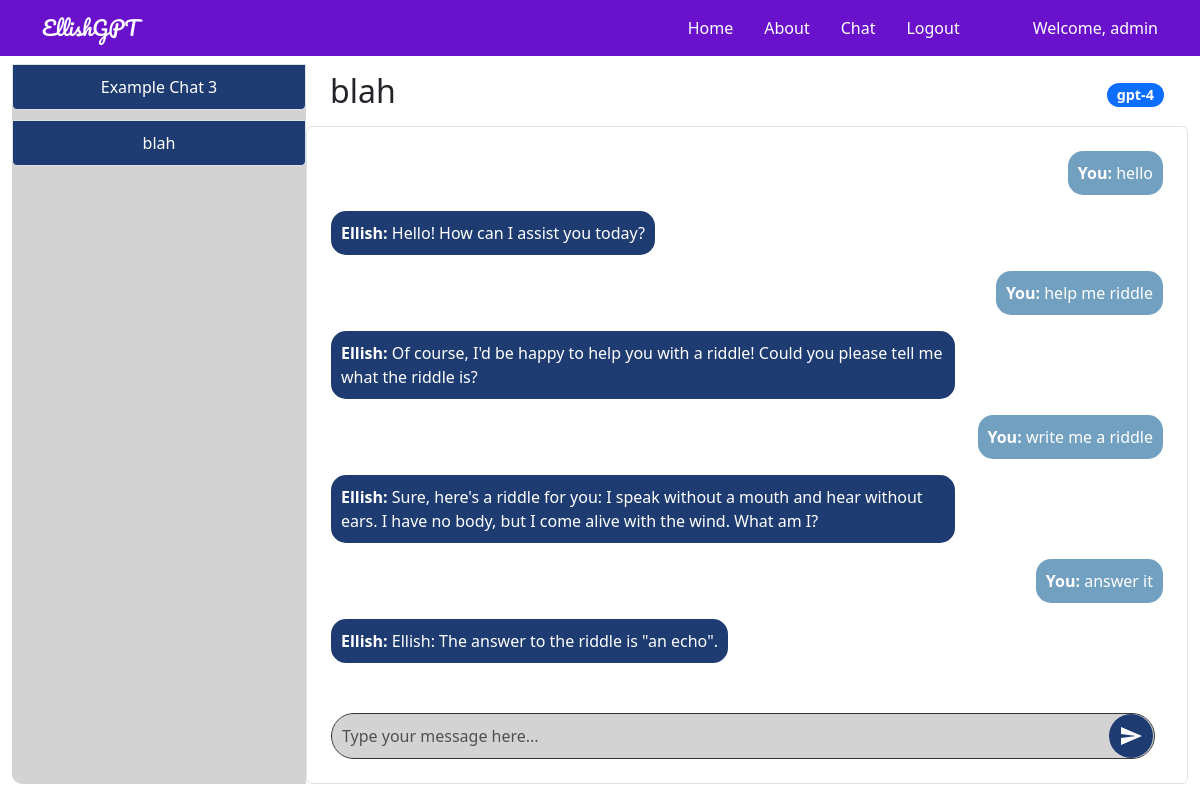
The page /chat/4 (signed in) on the database as committed earlier.
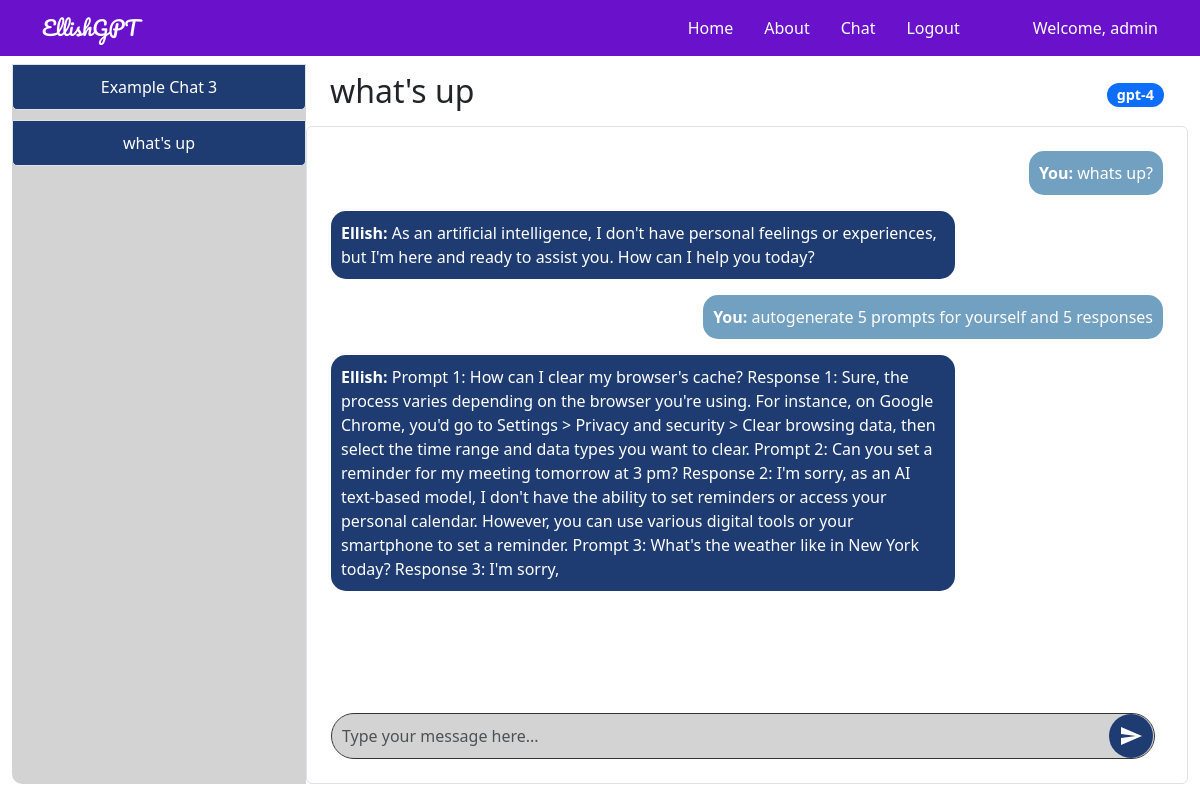
The same page on the database as committed later.
### tables this page shows
CREATE TABLE users (
        userid INTEGER PRIMARY KEY,
        username TEXT NOT NULL UNIQUE,
        password TEXT NOT NULL
    );

CREATE TABLE chats (
        chat_id INTEGER PRIMARY KEY,
        user_id INTEGER,
        model_id INTEGER,
        title TEXT,
        chat TEXT,
        time DATETIME,
        model_name TEXT,
        FOREIGN KEY(user_id) REFERENCES users(userid),
        FOREIGN KEY(model_id) REFERENCES models(modelid)
    );

CREATE TABLE chat_messages (
        id INTEGER PRIMARY KEY AUTOINCREMENT,
        chat_id INTEGER,
        sender TEXT,
        message TEXT,
        timestamp DATETIME DEFAULT CURRENT_TIMESTAMP,
        FOREIGN KEY (chat_id) REFERENCES chats(chat_id)
    );

### genaiserver_wl_folder/flask_app.py (the view, shortened to what this page needs)
@app.route('/chat/<int:chat_id>', methods=['GET', 'POST'])
@login_required
def open_chat(chat_id):
    try:
        g.db = connect_db()
        username = session['username']
        cur = g.db.execute('SELECT userid FROM users WHERE username = ?', (username,))
        user_id = cur.fetchone()[0]
        cur = g.db.execute('SELECT * FROM chats WHERE chat_id = ?', (chat_id,))
        chat = cur.fetchone()
        if chat is None:
            logging.error(f"Chat with id {chat_id} not found.")
            flash("Chat not found.")
            return redirect(url_for('chat'))
        chat_data = dict(time=chat[5], chat=chat[4], title=chat[3], chat_id=chat[0], model_name=chat[6])
        cur_messages = g.db.execute('SELECT sender, message FROM chat_messages WHERE chat_id = ? ORDER BY timestamp DESC LIMIT 10', (chat_id,))
        messages = [{'sender': row[0], 'message': row[1]} for row in cur_messages.fetchall()]
        messages.reverse()  # Reverse to show the latest message at the bottom
        cur2 = g.db.execute('SELECT * FROM chats WHERE user_id = ? ORDER BY time;', (user_id,))
        chats = [dict(time=row[5], chat=row[4], title=row[3], chat_id=row[0], model_name=row[6]) for row in cur2.fetchall()]
        g.db.close()
        return render_template("chat_detail.html", app_data=app_data, chat=chat_data, messages=messages, chats=chats)
    except Exception as e:
        logging.exception(f"Error opening chat {chat_id}: {e}")
        flash("An error occurred while trying to open the chat.")
        return redirect(url_for('chat'))

### genaiserver_wl_folder/flask_app.py (called while the page is built)
def connect_db():
    return sqlite3.connect(DATABASE_FILE)

def login_required(f):
    @wraps(f)
    def wrap(*args, **kwargs):
        if 'logged_in' in session:
            return f(*args, **kwargs)
        else:
            flash('You need to login first.')
            return redirect(url_for('login'))
    return wrap

### templates/chat_detail.html (shortened to what this page needs)
{% extends 'layout.html' %} {% block body %}
<div class="container-fluid">
    <div class="row" style="height: 90vh; overflow: hidden">
        <div class="col-md-3 d-flex align-items-stretch p-0">
            <div
                class="list-group sidebar d-flex flex-column justify-content-start w-100"
                style="
                    height: 100%;
                    border-radius: 10px 0 0 10px;
                    background-color: #d3d3d3;
                "
            >
                {% for chat in chats %}
                <div class="position-relative chat-item">
                    <a
                        href="{{ url_for('open_chat', chat_id=chat.chat_id) }}"
                        class="list-group-item list-group-item-action sidebar-item"
                    >
                        {{ chat.title }}
                    </a>
                </div>
                {% endfor %}
            </div>
        </div>
        <div
            class="col-md-9 d-flex flex-column p-0"
            style="
                height: 100%;
                border-radius: 0 10px 10px 0;
                background-color: #ffffff;
            "
        >
            <div
                class="d-flex justify-content-between align-items-center w-100 px-4 py-2"
                style="flex-shrink: 0"
            >
                <h2>{{ chat.title }}</h2>
                <span class="badge bg-primary">{{ chat.model_name }}</span>
            </div>
            <div
                class="chat-box p-4 border rounded bg-white"
                style="
                    flex-grow: 1;
                    padding: 20px;
                    height: 0;
                    border: 2px solid black;
                    overflow-y: auto;
                "
            >
                <div
                    id="chatHistory"
                    class="chat-history mb-4"
                    style="flex-grow: 1; padding-bottom: 1rem"
                >
                    {% for message in messages %}
                    <div
                        class="chat-message {{ 'align-self-end' if message.sender == 'You' else 'align-self-start' }}"
                        style="display: flex; flex-direction: column; align-items: {{ 'flex-end' if message.sender == 'You' else 'flex-start' }};"
                    >
                        <div
                            class="message-bubble {{ 'user-bubble' if message.sender == 'You' else 'bot-bubble' }}"
                            style="{{ 'background-color: #72a0c1; color: white;' if message.sender == 'You' else 'background-color: #1e3c72; color: white;' }}"
                        >
                            <strong>{{ message.sender }}:</strong> {{
                            message.message }}
                        </div>
                    </div>
                    {% endfor %}
                </div>
                <div class="chat-input" style="flex-shrink: 0">
                    <form id="chatForm" class="d-flex align-items-center">
                        <textarea
                            class="form-control me-2"
                            rows="1"
                            name="chat"
                            id="chatInput"
                            placeholder="Type your message here..."
                            style="
                                background-color: #d3d3d3;
                                color: black;
                                border: 1px solid #333;
                                border-radius: 25px;
                                padding: 10px;
                                resize: none;
                                flex-grow: 1;
                                max-height: 100px;
                                overflow-y: auto;
                            "
                        ></textarea>
                        <button
                            class="btn btn-gradient"
                            type="button"
                            onclick="sendChat()"
                            style="
                                background: #1e3c72;
                                color: white;
                                border: none;
                                border-radius: 50%;
                                padding: 10px;
                                display: flex;
                                align-items: center;
                                justify-content: center;
                                position: absolute;
                                right: 10px;
                            "
                        >
                            <svg
                                xmlns="http://www.w3.org/2000/svg"
                                width="24"
                                height="24"
                                fill="white"
                                viewBox="0 0 24 24"
                            >
                                <path
                                    d="M2.01 21l20.99-9-20.99-9-.01 7 15 2-15 2z"
                                />
                            </svg>
                        </button>
                    </form>
                </div>
            </div>
        </div>
    </div>
</div>
{% endblock %}

### templates/layout.html (shortened to what this page needs)
<!doctype html>
<html lang="en">
    <head>
        <link
            href="https://cdn.jsdelivr.net/npm/bootstrap@5.3.0-alpha1/dist/css/bootstrap.min.css"
            rel="stylesheet"
        />
    </head>
    <body style="margin: 0; padding: 0">
        {% include 'includes/_navbar.html' %}
        <main role="main" class="container-fluid pt-5 mt-3">
            {% block body %}{% endblock %}
        </main>
    </body>
</html>

### templates/includes/_navbar.html (shortened to what this page needs)
<nav
    class="navbar navbar-expand-lg navbar-light fixed-top"
    style="background-color: #6a11cb"
>
    <div class="container">
        <a
            class="navbar-brand"
            href="/"
            style="color: white; font-family: &quot;Pacifico&quot;, cursive"
            >{{ app_data['project_name'] }}</a
        >
        <div class="collapse navbar-collapse" id="navbarResponsive">
            <ul class="navbar-nav ml-auto" style="margin-left: auto">
                <li
                    class="nav-item {% if request.path == '/' %}active{% endif %}"
                >
                    <a class="nav-link" href="/" style="color: white">Home</a>
                </li>
                <li
                    class="nav-item {% if request.path == '/about' %}active{% endif %}"
                >
                    <a class="nav-link" href="/about" style="color: white"
                        >About</a
                    >
                </li>
                <li
                    class="nav-item {% if request.path == '/chat' %}active{% endif %}"
                >
                    <a class="nav-link" href="/chat" style="color: white"
                        >Chat</a
                    >
                </li>
                {% if "logged_in" not in session %}
                <li
                    class="nav-item {% if request.path == '/login' %}active{% endif %}"
                >
                    <a class="nav-link" href="/login" style="color: white"
                        >Login</a
                    >
                </li>
                <li
                    class="nav-item {% if request.path == '/register' %}active{% endif %}"
                >
                    <a class="nav-link" href="/register" style="color: white"
                        >Register</a
                    >
                </li>
                {% else %}
                <li
                    class="nav-item {% if request.path == '/logout' %}active{% endif %}"
                >
                    <a class="nav-link" href="/logout" style="color: white"
                        >Logout</a
                    >
                </li>
                {% endif %}
            </ul>
            {% if "logged_in" in session %}
            <span class="navbar-text" style="margin-left: 50px; color: white"
                >Welcome, {{ session['username'] }}</span
            >
            {% endif %}
        </div>
    </div>
</nav>

### templates/layout.html (style rules this page uses)
.navbar-nav .nav-item .nav-link { transition: color 0.3s ease, text-decoration 0.3s ease; }
.navbar-nav .nav-item .nav-link { margin-right: 15px; }

### templates/chat_detail.html (style rules this page uses)
body { opacity: 1; transition: opacity 0.5s ease-in-out; }
.sidebar { background-color: #d3d3d3; height: 100%; flex-grow: 1; }
.sidebar-item { background-color: #1e3c72; color: white; margin-bottom: 10px; border-radius: 5px; padding: 10px; text-align: center; transition: background-color 0.3s, color 0.3s; }
.btn-gradient { background: linear-gradient(135deg, #6e8efb, #a777e3); color: white; border: none; border-radius: 25px; padding: 10px 20px; font-size: 16px; transition: background 0.3s, transform 0.3s; }
.chat-box { display: flex; flex-direction: column; width: 100%; overflow-y: auto; }
.chat-history { flex-grow: 1; overflow-y: auto; padding-bottom: 1rem; }
.chat-message { margin-bottom: 1rem; }
.chat-input { margin-top: 1rem; position: relative; }
textarea { width: 100%; background-color: #d3d3d3; color: black; border: 1px solid #333; border-radius: 25px; padding: 10px; resize: none; flex-grow: 1; max-height: 100px; overflow-y: auto; }
textarea::placeholder { color: #333; }
button { background-color: #1e3c72; color: #fff; border: none; border-radius: 50%; padding: 10px; cursor: pointer; transition: background-color 0.3s; display: flex; align-items: center; justify-content: center; position: absolute; right: 10px; }
.message-bubble { border-radius: 15px; padding: 10px; max-width: 75%; }
.user-bubble { background-color: #72a0c1; color: white; align-self: flex-end; text-align: right; }
.bot-bubble { background-color: #1e3c72; color: white; align-self: flex-start; text-align: left; }
.badge { background-color: #1e3c72; color: white; padding: 5px 10px; border-radius: 15px; font-size: 0.9rem; }

Rows that differ between the two databases and show on the page:
removed chat_messages: sender "You", message "write me a riddle"
removed chat_messages: sender "Ellish", message "Sure, here's a riddle for you: I speak without a mouth and hear without ears. I have no body, but I come alive with the wind. What am I?"
removed chat_messages: sender "You", message "answer it"
removed chat_messages: sender "Ellish", message "Ellish: The answer to the riddle is \"an echo\"."
changed chats "gpt-4": title "blah" → "what's up"
changed chat_messages: message "hello" → "whats up?"
changed chat_messages: message "Hello! How can I assist you today?" → "As an artificial intelligence, I don't have personal feelings or experiences, but I'm here and ready to assist you. How can I help you today?"
changed chat_messages: message "help me riddle" → "autogenerate 5 prompts for yourself and 5 responses"
changed chat_messages: message "Of course, I'd be happy to help you with a riddle! Could you please tell me what the riddle is?" → "Prompt 1: How can I clear my browser's cache? Response 1: Sure, the process varies depending on the browser you're using. For instance, on Google Chrome, you'd go to Settings > Privacy and security > Clear browsing data, then select the time range and data types you want to clear. Prompt 2: Can you set a reminder for my meeting tomorrow at 3 pm? Response 2: I'm sorry, as an AI text-based model, I don't have the ability to set reminders or access your personal calendar. However, you can use various digital tools or your smartphone to set a reminder. Prompt 3: What's the weather like in New York today? Response 3: I'm sorry,"
